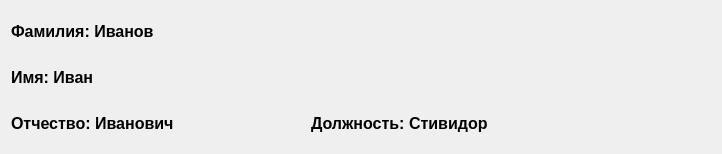
   <widget class="QWidget" name="gridLayoutWidget">
    <property name="geometry">
     <rect>
      <x>10</x>
      <y>10</y>
      <width>702</width>
      <height>136</height>
     </rect>
    </property>
    <layout class="QGridLayout" name="gridLayout">
     <property name="horizontalSpacing">
      <number>0</number>
     </property>
     <item row="3" column="0">
      <widget class="QLabel" name="patronym_label">
       <property name="sizePolicy">
        <sizepolicy hsizetype="Fixed" vsizetype="Fixed">
         <horstretch>0</horstretch>
         <verstretch>0</verstretch>
        </sizepolicy>
       </property>
       <property name="minimumSize">
        <size>
         <width>300</width>
         <height>40</height>
        </size>
       </property>
       <property name="font">
        <font>
         <pointsize>12</pointsize>
         <bold>true</bold>
        </font>
       </property>
       <property name="text">
        <string>Отчество: Иванович</string>
       </property>
      </widget>
     </item>
     <item row="3" column="1">
      <widget class="QLabel" name="job_label">
       <property name="sizePolicy">
        <sizepolicy hsizetype="Fixed" vsizetype="Fixed">
         <horstretch>0</horstretch>
         <verstretch>0</verstretch>
        </sizepolicy>
       </property>
       <property name="minimumSize">
        <size>
         <width>400</width>
         <height>40</height>
        </size>
       </property>
       <property name="font">
        <font>
         <pointsize>12</pointsize>
         <bold>true</bold>
        </font>
       </property>
       <property name="text">
        <string>Должность: Стивидор</string>
       </property>
      </widget>
     </item>
     <item row="2" column="0">
      <widget class="QLabel" name="name_label">
       <property name="sizePolicy">
        <sizepolicy hsizetype="Fixed" vsizetype="Fixed">
         <horstretch>0</horstretch>
         <verstretch>0</verstretch>
        </sizepolicy>
       </property>
       <property name="minimumSize">
        <size>
         <width>300</width>
         <height>40</height>
        </size>
       </property>
       <property name="font">
        <font>
         <pointsize>12</pointsize>
         <bold>true</bold>
        </font>
       </property>
       <property name="text">
        <string>Имя: Иван</string>
       </property>
      </widget>
     </item>
     <item row="1" column="0">
      <widget class="QLabel" name="surname_label">
       <property name="sizePolicy">
        <sizepolicy hsizetype="Fixed" vsizetype="Fixed">
         <horstretch>0</horstretch>
         <verstretch>0</verstretch>
        </sizepolicy>
       </property>
       <property name="minimumSize">
        <size>
         <width>300</width>
         <height>40</height>
        </size>
       </property>
       <property name="font">
        <font>
         <pointsize>12</pointsize>
         <bold>true</bold>
        </font>
       </property>
       <property name="text">
        <string>Фамилия: Иванов</string>
       </property>
      </widget>
     </item>
    </layout>
   </widget>
